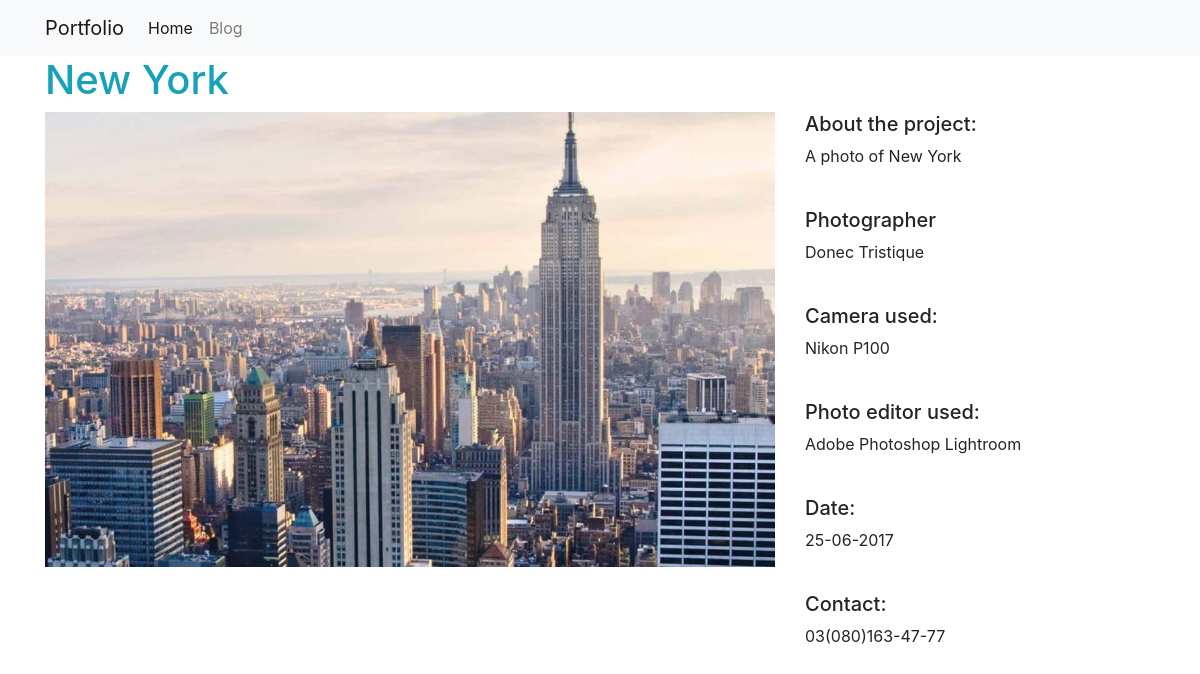
Page /portfolios/1/ on the committed database.
### portfolios/models.py (models this page shows)
class Portfolio(models.Model):
  title = models.CharField(max_length=100)
  description = models.TextField()
  date = models.CharField(max_length=20)
  camera = models.CharField(max_length=20)
  photo_editor = models.TextField()
  photographer = models.CharField(max_length=20)
  contact = models.TextField()
  image = models.FilePathField(path="static/img")

### portfolios/views.py (the view)
# urls.py: path("<int:pk>/", views.portfolio_detail, name="portfolio_detail"),
def portfolio_detail(request, pk):
    portfolio = Portfolio.objects.get(pk=pk)
    context = {'portfolio': portfolio}
    return render(request, 'portfolio_detail.html', context)

### portfolios/templates/portfolio_detail.html
{% extends "base.html" %}
{% load static %}
{% block page_content %}
<h1 class="text-info">{{ portfolio.title }}</h1>
<div class="row">
   <div class="col-md-8">
       <img src="{% static portfolio.image %}" alt="" width="100%">
   </div>
   <div class="col-md-4">
       <h5>About the project:</h5>
       <p>{{ portfolio.description }}</p>
       <br>
       <h5>Photographer</h5>
       <p>{{ portfolio.photographer }}</p>
       <br>
       <h5>Camera used:</h5>
       <p>{{ portfolio.camera }}</p>
       <br>
       <h5>Photo editor used:</h5>
       <p>{{ portfolio.photo_editor }}</p>
       <br>
       <h5>Date:</h5>
        <p>{{ portfolio.date }}</p>
       <br>
       <h5>Contact:</h5>
        <p>{{ portfolio.contact }}</p>
       <br>
   </div>
</div>
{% endblock %}

### rows in the picture
Portfolio: title "New York", image (picture), description "A photo of New York", photographer "Donec Tristique", camera "Nikon P100", photo_editor "Adobe Photoshop Lightroom", date "25-06-2017", contact "03(080)163-47-77"
